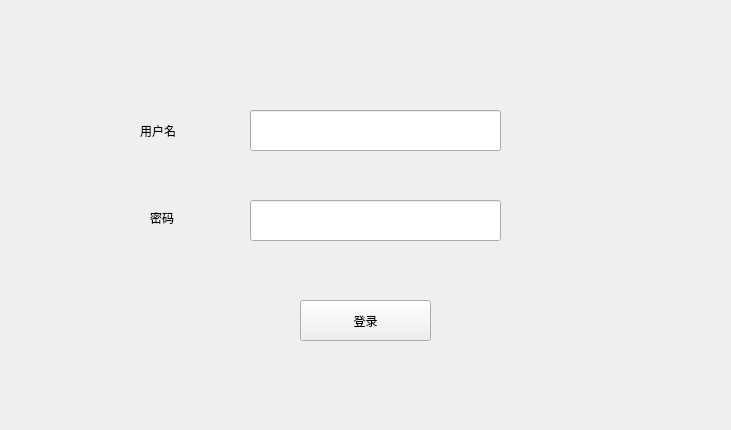
<?xml version="1.0" encoding="UTF-8"?>
<ui version="4.0">
 <class>Form</class>
 <widget class="QWidget" name="Form">
  <property name="geometry">
   <rect>
    <x>0</x>
    <y>0</y>
    <width>731</width>
    <height>430</height>
   </rect>
  </property>
  <property name="windowTitle">
   <string>Form</string>
  </property>
  <widget class="QPushButton" name="pushButton">
   <property name="geometry">
    <rect>
     <x>300</x>
     <y>300</y>
     <width>131</width>
     <height>41</height>
    </rect>
   </property>
   <property name="text">
    <string>登录</string>
   </property>
  </widget>
  <widget class="QLabel" name="label">
   <property name="geometry">
    <rect>
     <x>130</x>
     <y>110</y>
     <width>81</width>
     <height>41</height>
    </rect>
   </property>
   <property name="text">
    <string>用户名</string>
   </property>
   <property name="textFormat">
    <enum>Qt::PlainText</enum>
   </property>
   <property name="margin">
    <number>6</number>
   </property>
   <property name="indent">
    <number>10</number>
   </property>
  </widget>
  <widget class="QLineEdit" name="lineEdit">
   <property name="geometry">
    <rect>
     <x>250</x>
     <y>110</y>
     <width>251</width>
     <height>41</height>
    </rect>
   </property>
  </widget>
  <widget class="QLineEdit" name="lineEdit_2">
   <property name="geometry">
    <rect>
     <x>250</x>
     <y>200</y>
     <width>251</width>
     <height>41</height>
    </rect>
   </property>
  </widget>
  <widget class="QLabel" name="label_2">
   <property name="geometry">
    <rect>
     <x>150</x>
     <y>210</y>
     <width>41</width>
     <height>16</height>
    </rect>
   </property>
   <property name="text">
    <string>密码</string>
   </property>
  </widget>
 </widget>
 <resources/>
 <connections/>
</ui>
